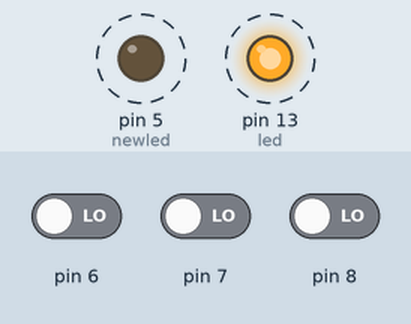
This sketch was run on a simulated Arduino Uno, built with avr-gcc and run on an emulated ATmega328P. Parts: output pins drawn as LEDs (lit = HIGH). Dashed ring = blinking. The inputs (shaded band) are chosen by the test bench; at power-on: pin 6 LOW, pin 7 LOW, pin 8 LOW.

Above: at 4.8 s.
4.9 s: pin 6 driven HIGH
At 5.7 s:
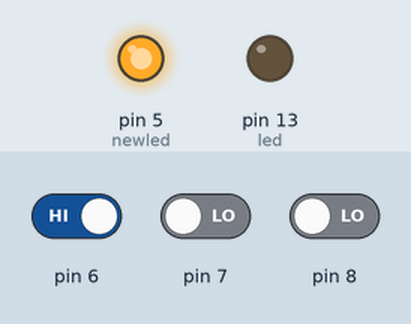
8.4 s: pin 7 driven HIGH
11.9 s: pin 8 driven HIGH
At 12.18 s:
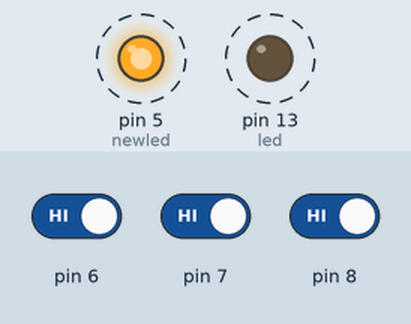
Timing chart, 0 to 21.4 s (numbered marks = the images above; inputs shaded):
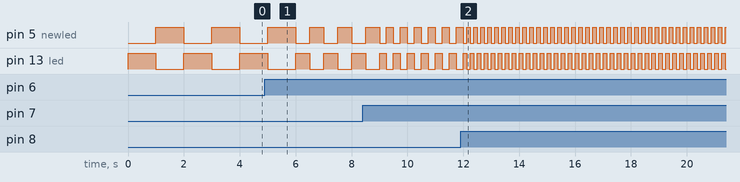

Measured:
- after the input at 11.9 s, pin 5 (newled), pin 13 (led): alternates HIGH for 0.13 s and LOW for 0.13 s, starting after 0.23 s
- by itself, pin 5 (newled), pin 13 (led): alternates HIGH for 1.0 s and LOW for 1.0 s

The sketch:

flip_flop_with_3inputs_loop.ino
```cpp
/*
  Adjust our flip-flop, so that when pin 8, 7 or 6 is HIGH
  the flashing is faster and when pin 8, 7 or 6 LOW it's slower
  Added loops to reduce repetitive code
 */

// Pin 13 has an LED connected on most Arduino boards.
// give it a name:
int led = 13;
int newled = 5;         // add our second LED on pin 5
int time_delay = 500;   // set time delay (mS) duration here
int input_value = 1;    // set our initial input value

// the setup routine runs once when you press reset:
void setup() {
  // initialize the digital pin as an output.
  pinMode(led, OUTPUT);
  pinMode(newled, OUTPUT);    // set up our second LED as output
  for (int thisPin = 6; thisPin < 9; thisPin++) {
     pinMode(thisPin, INPUT); // set pins 6-8 as inputs
  }
}

// the loop routine runs over and over again forever:
void loop() {
  time_delay = 1000;             // set delay to 1000 ms
  // loop through pins starting at 6 and stopping at 8
  for (int thisPin = 6; thisPin < 9; thisPin++) {
     input_value = digitalRead(thisPin);  // read input pin
     if (input_value == 1) {              // if it's HIGH
        time_delay /= 2;                  // set delay to half
     }
  }
  digitalWrite(led, HIGH);    // turn LED ON (HIGH is the voltage level)
  digitalWrite(newled, LOW);  // turn newLED OFF (LOW is the voltage level)
  delay(time_delay);          // wait for time_delay
  digitalWrite(led, LOW);     // turn LED OFF by making the voltage LOW
  digitalWrite(newled, HIGH); // turn LED ON by making the voltage HIGH
  delay(time_delay);          // wait for time_delay
}
```
